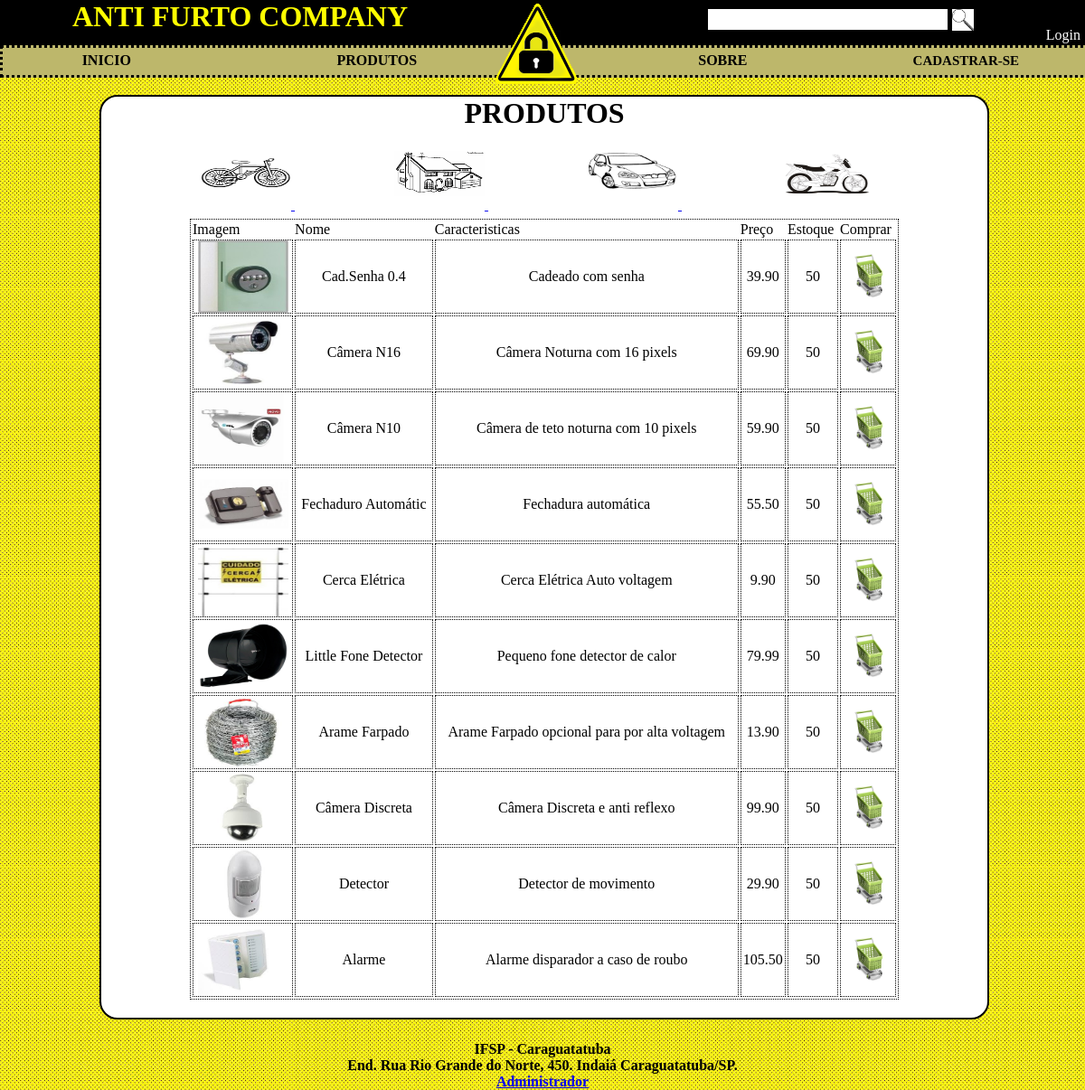
Screenshot of /SITE/categoria_casa.php with the database file from the repository.
### tables this page shows
CREATE TABLE `produto` (
  `descricao` varchar(60) NOT NULL,
  `cod_produto` int(11) NOT NULL AUTO_INCREMENT,
  `nome_produto` varchar(20) NOT NULL,
  `preco` decimal(10,2) NOT NULL,
  `foto` varchar(40) NOT NULL,
  `estoque` int(11) NOT NULL,
  `cod_fornecedor` int(11) DEFAULT NULL,
  `categoria` varchar(20) DEFAULT NULL,
  PRIMARY KEY (`cod_produto`),
  KEY `cod_fornecedor` (`cod_fornecedor`),
  KEY `categoria` (`categoria`),
  CONSTRAINT `produto_ibfk_1` FOREIGN KEY (`cod_fornecedor`) REFERENCES `fornecedor` (`cod_fornecedor`),
  CONSTRAINT `produto_ibfk_2` FOREIGN KEY (`categoria`) REFERENCES `categoria` (`nome`)
);

### SITE/categoria_casa.php (the view, shortened to what this page needs)
<?php
	include "templete/topo.php";
?>
	<center><h1>PRODUTOS</h1></center><br>
	<div style="height:60px; margin-bottom:20px">
		<a href="categoria_bike.php"> <img src="image/bicicleta.gif" class="categoria_menu"> </a>
		<a href="categoria_casa.php"> <img src="image/casa.gif" class="categoria_menu"> </a>
		<a href="categoria_carro.php"> <img src="image/carro.jpg" class="categoria_menu"> </a>
		<a href="categoria_moto.php"> <img src="image/moto.jpg" class="categoria_menu"> </a>
	</div>
	<table class="tabela_cliente" width = 80%>
		<tr>
			<td>Imagem</td>
			<td>Nome</td>
			<td>Caracteristicas</td>
			<td>Preço</td>
			<td>Estoque</td>
			<td>Comprar</td>
		</tr>
	<?php
		$sql = 'select * from produto WHERE (categoria = "Casa") and (estoque > 0);';
		$rs = mysql_query($sql, $con);
		while($valor = mysql_fetch_array($rs)){ ?>
		<tr>
			<td class="item_tabela_cliente"><img src='admin/imagens_produtos/<?php echo $valor["foto"]==null?"nouser.png":$valor["foto"];?>' alt="X" width="100" height="80"></td>
			<td class="item_tabela_cliente"><?=$valor["nome_produto"]?></td>
			<td class="item_tabela_cliente"><?=$valor["descricao"]?></td>
			<td class="item_tabela_cliente"><?=$valor["preco"]?></td>
			<td class="item_tabela_cliente"><?=$valor["estoque"]?></td>
			<td class="item_tabela_cliente" align='center'><a href='comprar.php?cod=<?php echo $valor["cod_produto"];?>'><img src='icones/carrinhu_de_compras2.jpg' alt = 'comprar' height='50'></a></td>
		</tr>
	<?php
		}
	?>
	</table>
<?php
	include "templete/rodape.php";
?>

### SITE/css/css.css (style rules this page uses)
* { padding: 0px; margin: 0px; border: 0px; }
body { background-image: url("fundo2.jpg"); }
.tabela_cliente { border-style: dotted; border-width: thin; border-color: #000000; margin: 0 auto; margin-bottom: 20px; }
.item_tabela_cliente { border-style: dotted; border-width: thin; border-color: #000000; text-align: center; }
.categoria_menu { width: 100px; height: 50px; margin-left:110px; margin-bottom: 15px; margin-top: 5px; }
a,img { border: none; }

### rows the page displays
produto: foto (picture), nome_produto "Cad.Senha 0.4", descricao "Cadeado com senha", preco "39.90", estoque "50"
produto: foto (picture), nome_produto "Câmera N16", descricao "Câmera Noturna com 16 pixels", preco "69.90", estoque "50"
produto: foto (picture), nome_produto "Câmera N10", descricao "Câmera de teto noturna com 10 pixels", preco "59.90", estoque "50"
produto: foto (picture), nome_produto "Fechaduro Automátic", descricao "Fechadura automática", preco "55.50", estoque "50"
produto: foto (picture), nome_produto "Cerca Elétrica", descricao "Cerca Elétrica Auto voltagem", preco "9.90", estoque "50"
produto: foto (picture), nome_produto "Little Fone Detector", descricao "Pequeno fone detector de calor", preco "79.99", estoque "50"
produto: foto (picture), nome_produto "Arame Farpado", descricao "Arame Farpado opcional para por alta voltagem", preco "13.90", estoque "50"
produto: foto (picture), nome_produto "Câmera Discreta", descricao "Câmera Discreta e anti reflexo", preco "99.90", estoque "50"
produto: foto (picture), nome_produto "Detector", descricao "Detector de movimento", preco "29.90", estoque "50"
produto: foto (picture), nome_produto "Alarme", descricao "Alarme disparador a caso de roubo", preco "105.50", estoque "50"
